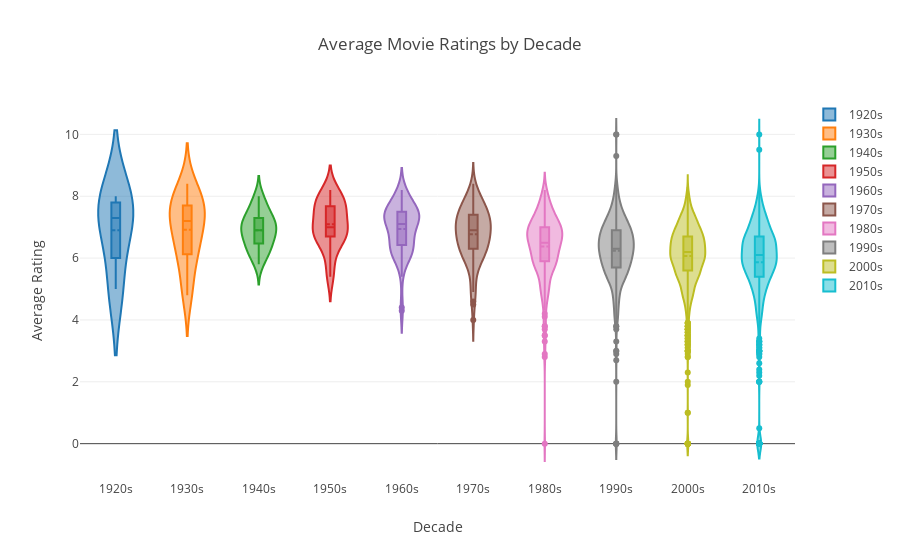

The notebook cell this image was saved under:
### Code cell
da = []
for i in range(0,len(pd.unique(df['decade']))):
    trace = {
            "type": 'violin',
            "x": df['decade'][df['decade'] == pd.unique(df['decade'])[i]],
            "y": df['vote_average'][df['decade'] == pd.unique(df['decade'])[i]],
            "name": pd.unique(df['decade'])[i],
            "box": {
                "visible": True
            },
            "meanline": {
                "visible": True
            }
        }
    da.append(trace)

        
fig = {
    "data": da,
    "layout" : {
        "title": "Average Movie Ratings by Decade",
            "xaxis" : dict(title = 'Decade', autotick=False, showticklabels=True),
            "yaxis" : dict(title = 'Average Rating')
    }
}

iplot(fig, validate = False)

### Figure 1 — Plotly figure (JSON) as saved in the notebook; plotly's stock layout.template omitted (floating-point values rounded to 4 significant figures; data arrays with more than 128 entries replaced by an {"elided": "..."} marker saying what was removed)
{"data": [{"box": {"visible": true}, "meanline": {"visible": true}, "name": "1920s", "type": "violin", "x": ["1920s", "1920s", "1920s", "1920s"], "y": [8, 7.6, 7, 5]}, {"box": {"visible": true}, "meanline": {"visible": true}, "name": "1930s", "type": "violin", "x": ["1930s", "1930s", "1930s", "1930s", "1930s", "1930s", "1930s", "1930s", "1930s", "1930s", "1930s", "1930s", "1930s", "1930s", "1930s"], "y": [7.9, 4.8, 6.1, 6.2, 7.4, 7.7, 6.8, 6.1, 6.9, 7.2, 5.1, 8.4, 8.1, 7.4, 7.7]}, {"box": {"visible": true}, "meanline": {"visible": true}, "name": "1940s", "type": "violin", "x": ["1940s", "1940s", "1940s", "1940s", "1940s", "1940s", "1940s", "1940s", "1940s", "1940s", "1940s", "1940s", "1940s", "1940s", "1940s", "1940s", "1940s", "1940s", "1940s", "1940s", "1940s", "1940s", "1940s", "1940s", "1940s"], "y": [7.2, 8, 6.8, 6.8, 7.9, 7.3, 6.2, 6.2, 7, 7.7, 7.1, 7.3, 6.4, 7.4, 6, 6.6, 7.6, 6.2, 6.8, 6.6, 5.8, 6.9, 7.2, 6.5, 7]}, {"box": {"visible": true}, "meanline": {"visible": true}, "name": "1950s", "type": "violin", "x": ["1950s", "1950s", "1950s", "1950s", "1950s", "1950s", "1950s", "1950s", "1950s", "1950s", "1950s", "1950s", "1950s", "1950s", "1950s", "1950s", "1950s", "1950s", "1950s", "1950s", "1950s", "1950s", "1950s", "1950s", "1950s", "1950s", "1950s"], "y": [7.6, 7.8, 6.9, 7.3, 7.8, 6.9, 7, 6.9, 5.4, 7.4, 7.7, 6.4, 6.7, 8, 5.5, 6.4, 8, 6.6, 6.9, 7.2, 8.2, 8.2, 6.7, 6, 7.6, 7.6, 6.8]}, {"box": {"visible": true}, "meanline": {"visible": true}, "name": "1960s", "type": "violin", "x": ["1960s", "1960s", "1960s", "1960s", "1960s", "1960s", "1960s", "1960s", "1960s", "1960s", "1960s", "1960s", "1960s", "1960s", "1960s", "1960s", "1960s", "1960s", "1960s", "1960s", "1960s", "1960s", "1960s", "1960s", "1960s", "1960s", "1960s", "1960s", "1960s", "1960s", "1960s", "1960s", "1960s", "1960s", "1960s", "1960s", "1960s", "1960s", "1960s", "1960s", "1960s", "1960s", "1960s", "1960s", "1960s", "1960s", "1960s", "1960s", "1960s", "1960s", "1960s", "1960s", "1960s", "1960s", "1960s", "1960s", "1960s", "1960s", "1960s", "1960s", "1960s", "1960s", "1960s", "1960s", "1960s", "1960s", "1960s", "1960s", "1960s", "1960s", "1960s"], "y": [7.4, 7.6, 7, 7, 6.4, 7.5, 7.2, 6.7, 6.1, 8.1, 7.3, 7.8, 7.4, 5.7, 6.1, 7.3, 6.9, 6.1, 5.4, 6.5, 6.6, 7.6, 7.3, 7.6, 8.1, 6.2, 7.1, 7.4, 7.3, 7.4, 7, 7.5, 7.5, 7.2, 8, 6.5, 8, 7.5, 6.1, 6.1, 6.3, 6.2, 6.9, 7.6, 4.4, 7.9, 6.5, 6, 6.5, 7.3, 7.1, 6.5, 7.4, 7.2, 7.6, 7.4, 7.4, 7.5, 7.8, 7.4, 8.2, 6.2, 6.7, 7, 6, 4.3, 8.1, 6.2, 6.8, 6.7, 6.3]}, {"box": {"visible": true}, "meanline": {"visible": true}, "name": "1970s", "type": "violin", "x": ["1970s", "1970s", "1970s", "1970s", "1970s", "1970s", "1970s", "1970s", "1970s", "1970s", "1970s", "1970s", "1970s", "1970s", "1970s", "1970s", "1970s", "1970s", "1970s", "1970s", "1970s", "1970s", "1970s", "1970s", "1970s", "1970s", "1970s", "1970s", "1970s", "1970s", "1970s", "1970s", "1970s", "1970s", "1970s", "1970s", "1970s", "1970s", "1970s", "1970s", "1970s", "1970s", "1970s", "1970s", "1970s", "1970s", "1970s", "1970s", "1970s", "1970s", "1970s", "1970s", "1970s", "1970s", "1970s", "1970s", "1970s", "1970s", "1970s", "1970s", "1970s", "1970s", "1970s", "1970s", "1970s", "1970s", "1970s", "1970s", "1970s", "1970s", "1970s", "1970s", "1970s", "1970s", "1970s", "1970s", "1970s", "1970s", "1970s", "1970s", "1970s", "1970s", "1970s", "1970s", "1970s", "1970s", "1970s", "1970s", "1970s", "1970s", "1970s", "1970s", "1970s", "1970s", "1970s", "1970s", "1970s", "1970s", "1970s", "1970s", "1970s", "1970s", "1970s", "1970s", "1970s", "1970s", "1970s", "1970s", "1970s"], "y": [5.9, 6.9, 5.9, 6.6, 7.6, 7.1, 7.4, 6.8, 7.7, 7.2, 7.6, 6.9, 7.2, 5.9, 6.3, 8, 6.4, 6.6, 4.5, 7, 7, 7.1, 7.7, 7.5, 6.6, 7, 5.4, 7.2, 5.5, 7.7, 4, 7.3, 6.9, 6.9, 6.1, 6.4, 7.3, 6.3, 7.8, 7.5, 6.6, 6.9, 6.7, 6.4, 8.4, 8.2, 6.1, 8.1, 8, 7.5, 6.3, 7.2, 5.8, 7.2, 6.5, 5.6, 7.2, 6.7, 7, 8.3, 6.7, 6.3, 6.6, 6.2, 7.5, 7, 6.9, 7.5, 7.4, 5.9, 4.9, 4.9, 7.4, 6.6, 7.3, 7.2, 7.8, 7.9, 6.2, 6.7, 5.7, 7.9, 6.2, 7, 6.6, 6.1, 5, 6.3, 7.4, 6.7, 7.7, 5.1, 6.6, 7.8, 7.4, 5.9, 6.9, 7.2, 7.8, 4.6, 7.9, 6.7, 6.4, 7.1, 6.1, 7.4, 6.4, 6, 6.2]}, {"box": {"visible": true}, "meanline": {"visible": true}, "name": "1980s", "type": "violin", "x": {"elided": "278 str values"}, "y": {"elided": "278 float values"}}, {"box": {"visible": true}, "meanline": {"visible": true}, "name": "1990s", "type": "violin", "x": {"elided": "778 str values"}, "y": {"elided": "778 float values"}}, {"box": {"visible": true}, "meanline": {"visible": true}, "name": "2000s", "type": "violin", "x": {"elided": "2044 str values"}, "y": {"elided": "2044 float values"}}, {"box": {"visible": true}, "meanline": {"visible": true}, "name": "2010s", "type": "violin", "x": {"elided": "1439 str values"}, "y": {"elided": "1439 float values"}}], "layout": {"title": "Average Movie Ratings by Decade", "xaxis": {"autotick": false, "showticklabels": true, "title": "Decade"}, "yaxis": {"title": "Average Rating"}}}
